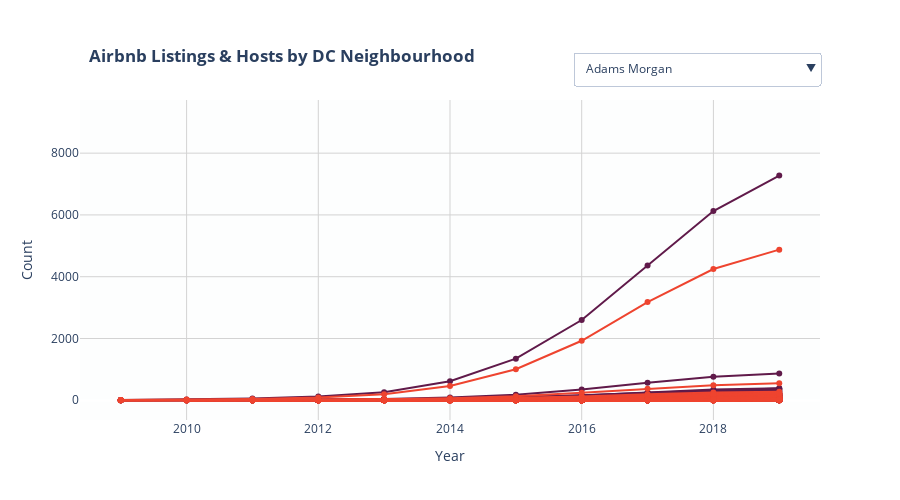

The code cell stored with this chart in its notebook:
### Code cell
fig = go.Figure()


for i, d in enumerate(data_list):
    
    fig.add_trace(go.Scatter( x=d["firstreview_year"], 
                                y=d["listings_cumulative"], 
                                mode = "lines+markers",
                                marker_color="#601A4A",
                                text=d['neighbourhood'],
                                showlegend= True, 
                                legendgroup = labels[i],
                            name = "listings",
                           hovertemplate = "type:LISTING %{y} Unique Listings")
                  
                                )
    

fig.add_trace(go.Scatter( x=df["firstreview_year"], 
                                y=df["list_total"], 
                                mode = "lines+markers",
                                marker_color="#601A4A",
                                text= 'All Neighbourhoods',
                                showlegend= True, 
                                legendgroup = 'All Neighbourhoods',
                            name = "listings",
                        hovertemplate = "type:LISTING %{y} Unique Listings")
                  
                                )    

for i, d in enumerate(data_host):
    
    fig.add_trace(go.Scatter( x=d["firstreview_year"], 
                                y=d["hosts_cumulative"], 
                                mode = "lines+markers",
                                #line=dict(color=hh['neighbourhood']),
                                marker_color="#EE442F",
                                 text=d['neighbourhood'], 
                            legendgroup = labels[i],
                            name = "host", 
                            hovertemplate = "type:HOST %{y} unique hosts"
                              )
                                
                                )
    


fig.add_trace(go.Scatter( x=df["firstreview_year"], 
                                y=df["host_total"], 
                                mode = "lines+markers",
                                marker_color="#EE442F",
                                text= 'All Neighbourhoods',
                                showlegend= True, 
                                legendgroup = 'All Neighbourhoods',
                            name = "hosts", 
                        hovertemplate = "type:HOST %{y} unique hosts")
                  
                                )  

    
### Create buttons for drop down menu
buttons = []
for i, label in enumerate(labels):
    visibility = [i==j for j in range(len(labels))]
    button = dict(
                 label =  label,
                 method = 'restyle',
                 args = [{'visible': visibility},
                     {'title': label}])
    buttons.append(button)

updatemenus = list([
    dict(x = 1,
        y = 1.15,
        #xref = 'paper',
        #yref = 'paper',
        yanchor = 'top',
        active = 1,
        showactive = False,
        buttons = buttons
    )
])



fig['layout']['xaxis']['title'] = ''


#fig['layout']['xaxis']['type'] = 'date'
fig['layout']['xaxis']['gridcolor'] = '#d3d3d3'
fig['layout']['yaxis']['title'] = 'Count'
fig['layout']['xaxis']['title'] = 'Year'
fig['layout']['yaxis']['type'] = 'linear'
#fig['layout']['yaxis']['range'] = [0,1200]
fig['layout']['yaxis']['gridcolor'] = '#d3d3d3'
fig['layout']["plot_bgcolor"]= "#FDFEFE" 
fig['layout']["width"]= 900
fig['layout']["height"] = 500
fig['layout']['showlegend'] = False

fig['layout']['updatemenus'] = updatemenus
fig['layout']['title'] = '<b>Airbnb Listings & Hosts by DC Neighbourhood</b>'
fig['layout']['title']['x'] = 0.099
fig['layout']['title']['y'] = 0.9
fig['layout']['title']['xref'] = 'container'
fig['layout']['title']['yref'] = 'container'



plotly.offline.plot(fig, "listings.html")
fig.show()
